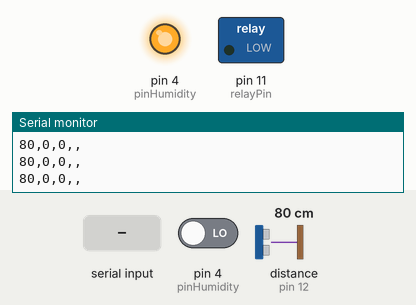
This sketch was run on a simulated Arduino Uno, built with avr-gcc and run on an emulated ATmega328P. Parts: switched loads named in the sketch (green lamp = pin HIGH), output pins drawn as LEDs (lit = HIGH), the last lines printed to the serial monitor. The inputs (shaded band) are chosen by the test bench; at power-on: pin 4 (pinHumidity) LOW, distance to the obstacle (sensor on pin 12) 80 cm.

Above: at 0.72 s.
1.3 s: "1\n" received over Serial
At 4.2 s:
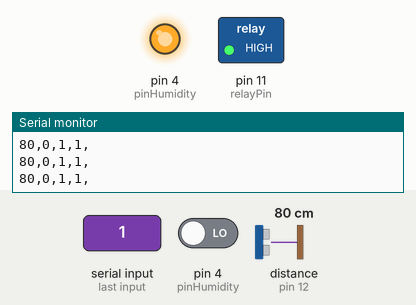
4.3 s: pin 4 (pinHumidity) driven HIGH
5.8 s: pin 4 (pinHumidity) driven LOW
8.8 s: "0\n" received over Serial
At 9.51 s:
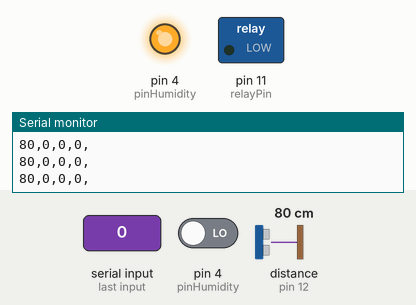
Timing chart, 0 to 11.8 s (numbered marks = the images above; inputs shaded):
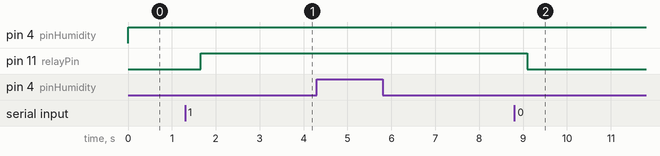

The sketch:

main.ino
```cpp
/*
 * Communication
 */

boolean motorState;
String message;

void setupCommunication() {
	Serial.begin(9600);
}

void communicate() {
	Serial.print(getUltrasonicDistance());
	Serial.print(",");
	Serial.print(getHumidity());
	Serial.print(",");
	Serial.print(motorState);
	Serial.print(",");
	Serial.print(message);
	Serial.println(",");
}

void readSerial() {
	if (Serial.available() > 0) {
		message = Serial.readStringUntil('\n');
		motorState = message.equals("1");
	}
}

/*
 * Humedad
 */

int pinHumidity = 4;

long getHumidity() {
	long result = 0;
	pinMode(pinHumidity, OUTPUT);
	digitalWrite(pinHumidity, HIGH);
	delay(1);
	pinMode(pinHumidity, INPUT);
	digitalWrite(pinHumidity, LOW);

	while(digitalRead(pinHumidity)) {
	    result ++;
	}

	return result;
}


/*
 * Ultrasonic
 */

#include "Ultrasonic.h"

Ultrasonic ultrasonic(13, 12);

int getUltrasonicDistance() {
	return ultrasonic.Ranging(CM);
}


/*
 * Relay
 */

int relayPin = 11;

void setupRelay() {
	pinMode(relayPin, OUTPUT);
}

void relaySet(boolean on) {

	if (on) {
		digitalWrite(relayPin, HIGH);
	} else {
		digitalWrite(relayPin, LOW);
	}

}

/*
 * Main Functions
 */

void setup() {
	setupRelay();
	setupCommunication();
}

void loop() {
	relaySet(motorState);
	readSerial();
	communicate();

	delay(200);
}
```

Measured:
- after the input at 1.3 s, pin 11 (relayPin): LOW → HIGH after 0.35 s
- after the input at 8.8 s, pin 11 (relayPin): HIGH → LOW after 0.30 s
